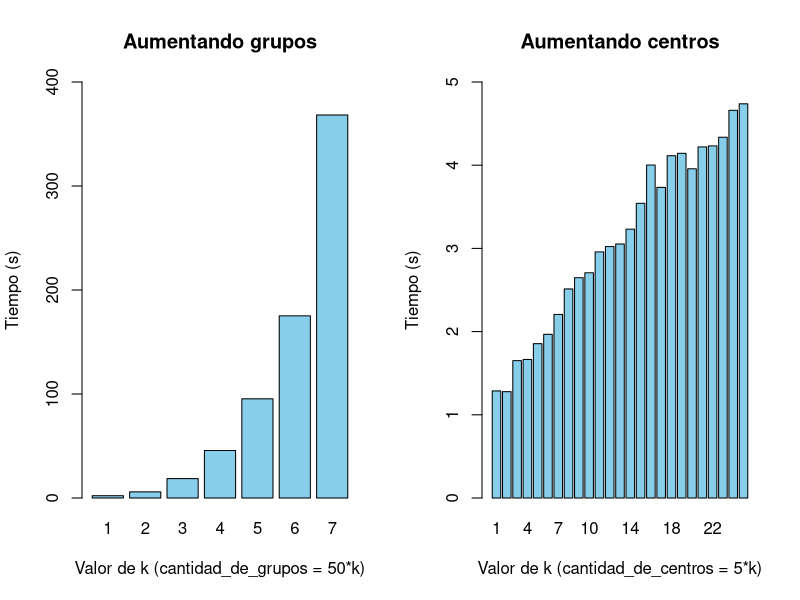

Reproduce this figure in R.
par(mfrow=c(1,2))

a <- c(2222,5894,18672,45674,95380,175157,368280)
barplot(a/1000, xlab = "Valor de k (cantidad_de_grupos = 50*k)",
        main="Aumentando grupos",
        ylab = "Tiempo (s)",
        ylim=c(0,400),
        names.arg = c("1", "2", "3", "4", "5", "6", "7"),
        col="skyblue")


b <- c(1287,1278,1651,1665,1855,1967, 2206, 2513,2648, 2707, 2958, 3022, 3053, 3231, 3542,4002, 3733, 4114, 4143, 3957, 4220, 4232, 4336, 4660, 4738)
barplot(b/1000, xlab = "Valor de k (cantidad_de_centros = 5*k)",
        main="Aumentando centros",
        ylab = "Tiempo (s)",
        ylim=c(0,5),
        names.arg = c("1", "2", "3", "4", "5", "6", "7", "8", "9", "10", "11", "12", "13", "14", "15", "16", "17", "18", "19", "20", "21", "22", "23","24", "25"),
        col="skyblue")
